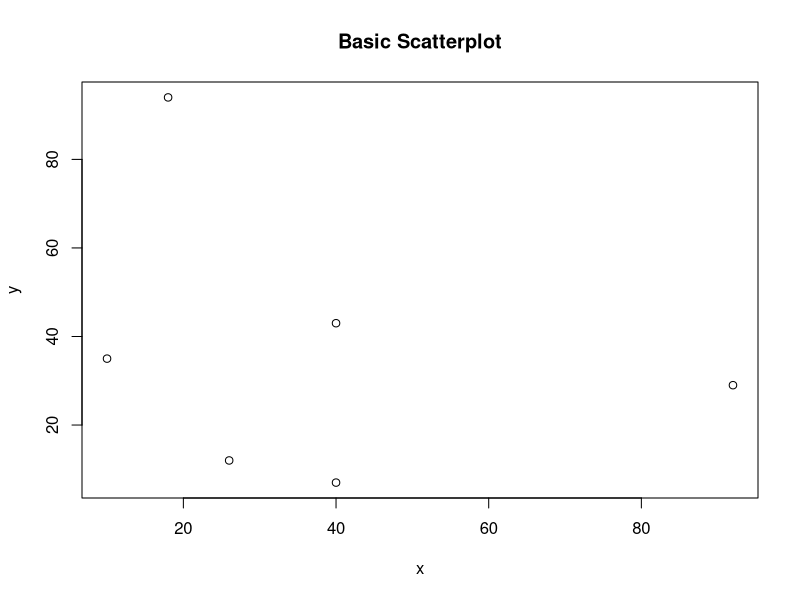
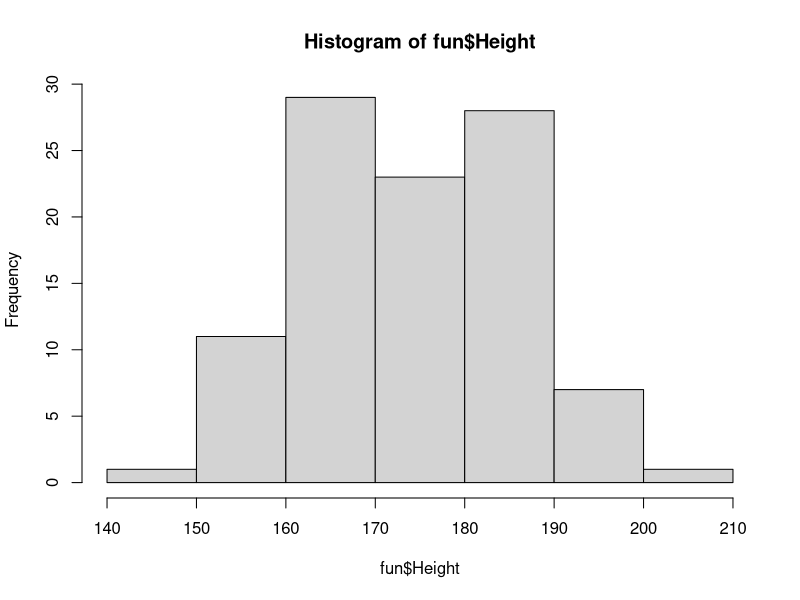

The R source for these figures, in order:
# Question 1
## a
### i
t <- mean(c(.71, .78, .83))
t
### ii
a <- mean(c(13.6/20, 17/20, 16.6/20, 12.6/20, 12.2/20, 11.6/20, 11/20, 12.4/20))
a
### iii
i <- ((2/3)*t)+((1/3)*a)
i

### iv
f <- ((2/3)*0.74) + ((1/3)*i)
f

## b
x <- c(15,33,27,9,36,12)
bMean <- mean(x)
bMean

bVar <- var(x)

s <- sd(x)

## c
(22-54)/(s/sqrt(198))
# Question 2

sum(x) + 90

#### Establishing variables

x <-c( 92 , 40 , 26 , 10 , 18 , 40 )
y <- c( 29 , 7 , 12 , 35 , 94 , 43 )

## a
mean(x)

## b
potato <- (3 * x)+(y)-2
median(potato)

## c
log(40)

## d
plot(x,y, main="Basic Scatterplot")
?plot


# Question 3
fun <- read.table(file="miscData/a1q3data.txt",
                  header=TRUE,
                  sep=",")
head(fun)

## a
length(fun$Height)
## b
mean(fun$Height)
## c
median(fun$Height)
## d
var(fun$Height)
## e
sd(fun$Height)
### 1
funPlot <- hist(fun$Height)
### 2
names(funPlot)
funPlot$counts
